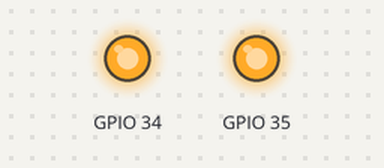
The sketch below on a simulated ESP32. Shown: output pins drawn as LEDs (lit = HIGH).

Above: at 2.5 s.
At 7.5 s:
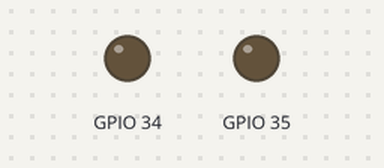
Timing chart, 0 to 13.0 s (numbered marks = the images above):
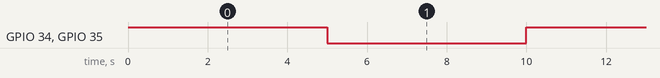

Measured:
- by itself, GPIO 34, GPIO 35: alternates HIGH for 5.0 s and LOW for 5.0 s

The sketch:

relaytest.ino
```cpp
void setup() {
  // put your setup code here, to run once:
  pinMode(34, OUTPUT);
  pinMode(35, OUTPUT);
}

void loop() {
  // put your main code here, to run repeatedly:
  digitalWrite(34, HIGH);
  digitalWrite(35, HIGH);
  delay(5000);
  digitalWrite(34, LOW);
  digitalWrite(35, LOW);
  delay(5000);
}
```
